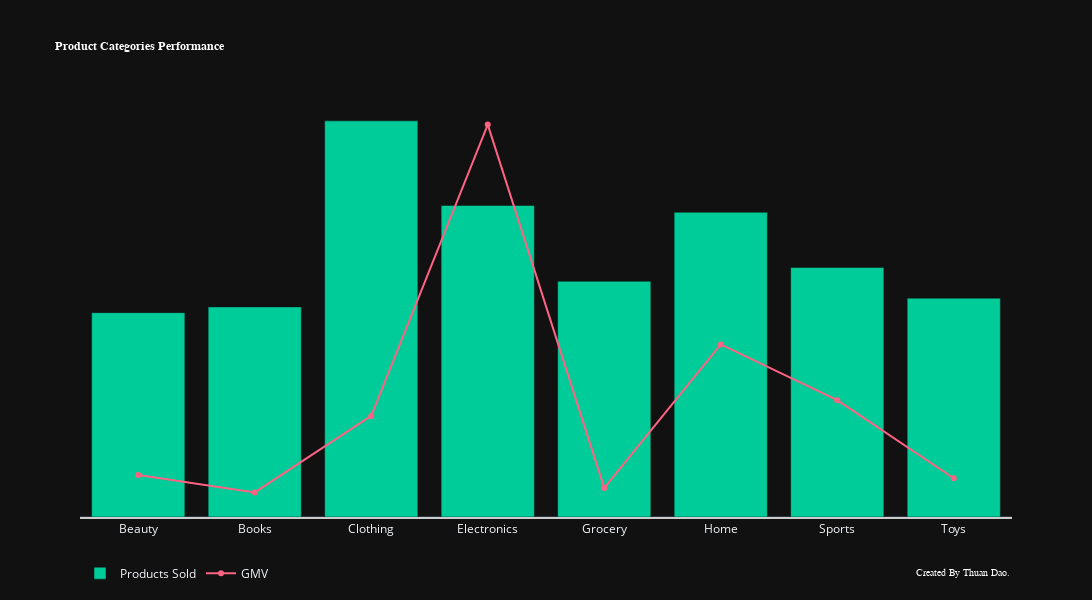

Notebook source saved alongside this figure:
### Code cell
fig = go.Figure()

fig.add_trace(
    go.Bar (
        x = data_product["category"],
        y = data_product["product_counts"],
        name = "Products Sold",
        marker_color = "rgb(0,204,153)"
    )
)

fig.add_trace(
    go.Scatter (
        x = data_product["category"],
        y = data_product["total_price"],
        name = "GMV",
        yaxis = "y2",
        marker_color = "rgb(255,99,132)",
        mode="lines+markers"
    )
)

fig.update_layout(
    title = dict(text="<b>Product Categories Performance<b>",
                 font=dict(size=12, family="Segoe UI", color="white")),
    yaxis = dict(side = "left", showgrid = False, zeroline = True, showline = False, showticklabels = False),
    yaxis2 = dict(side = "right", overlaying = "y", showgrid = False, zeroline = False, showline = False, showticklabels = False),
    xaxis = dict(showline = True, linecolor = "rgb(204, 204, 204)", linewidth = 2),
    legend = dict(orientation="h"),
    annotations=[dict(text="Created By Thuan Dao.", xref="paper", yref="paper", x=1, y=-.15,
    showarrow=False, font=dict(size=10, color="white", family="Segoe UI"))],
    hovermode = "x unified",
    template="plotly_dark",
    width=1500,
    height=600
)
fig.show()

### Figure 1 — Plotly figure (JSON) as saved in the notebook; plotly's stock layout.template omitted (floating-point values rounded to 4 significant figures)
{"data": [{"marker": {"color": "rgb(0,204,153)"}, "name": "Products Sold", "type": "bar", "x": ["Beauty", "Books", "Clothing", "Electronics", "Grocery", "Home", "Sports", "Toys"], "y": [959, 986, 1859, 1462, 1106, 1430, 1171, 1027]}, {"marker": {"color": "rgb(255,99,132)"}, "mode": "lines+markers", "name": "GMV", "type": "scatter", "x": ["Beauty", "Books", "Clothing", "Electronics", "Grocery", "Home", "Sports", "Toys"], "y": [63250.0, 30430.0, 174000.0, 720700.0, 38860.0, 308200.0, 203500.0, 56900.0], "yaxis": "y2"}], "layout": {"annotations": [{"font": {"color": "white", "family": "Segoe UI", "size": 10}, "showarrow": false, "text": "Created By Thuan Dao.", "x": 1, "xref": "paper", "y": -0.15, "yref": "paper"}], "height": 600, "hovermode": "x unified", "legend": {"orientation": "h"}, "title": {"font": {"color": "white", "family": "Segoe UI", "size": 12}, "text": "<b>Product Categories Performance<b>"}, "width": 1500, "xaxis": {"linecolor": "rgb(204, 204, 204)", "linewidth": 2, "showline": true}, "yaxis": {"showgrid": false, "showline": false, "showticklabels": false, "side": "left", "zeroline": true}, "yaxis2": {"overlaying": "y", "showgrid": false, "showline": false, "showticklabels": false, "side": "right", "zeroline": false}}}
